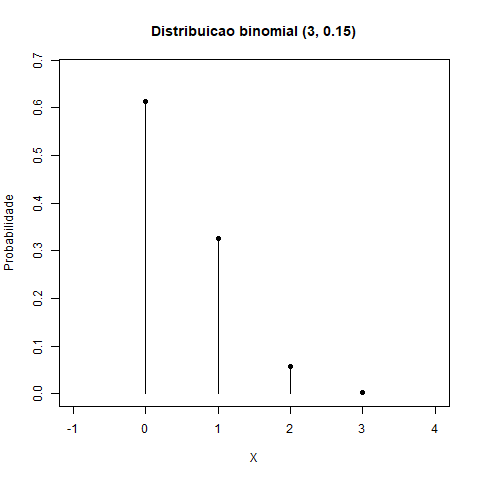

Generate this figure with R:
sink("exemplo01_binomial.txt") 
n <- 3
p <- 0.15
cat("X ~ binomial (",n,", ",p,")\n",sep="")
m <- n*p
dp <- sqrt(n*p*(1-p))
cat("Media de X =",m,"\n")
cat("Desvio-padrao de X =",dp,"\n\n")
px0 <- dbinom(x=0,size=n,prob=p)
px1 <- dbinom(x=1,size=n,prob=p)
px2 <- dbinom(x=2,size=n,prob=p)
px3 <- dbinom(x=3,size=n,prob=p)
cat("P(X = 0) =",px0,"\n")
cat("P(X = 1) =",px1,"\n")
cat("P(X = 2) =",px2,"\n")
cat("P(X = 3) =",px3,"\n")
cat("\nP(X = 0) + P(X = 1) + P(X = 2) + P(X = 3) =", 
    px0+px1+px2+px3, "\n")
# lower.tail: logical; if TRUE (default), probabilities are P[X <= x], 
#                      otherwise, P[X > x]
px01 <- pbinom(q=1,size=n,prob=p,lower.tail=TRUE)
cat("P(X = 0) + P(X = 1) =", px01, "\n")
px23 <- pbinom(q=1,size=n,prob=p,lower.tail=FALSE)
cat("P(X = 2) + P(X = 3) =", px23, "\n")
sink()
png("exemplo01_binomial.png")
X <- 0:n
probs <- dbinom(x=X,size=n,prob=p)
plot(X,
     probs,
     type="h",
     xlim=c(-1,n+1),
     ylim=c(0,1.1*max(probs)), 
     main=paste0("Distribuicao binomial (",n,", ",p,")"),
     lwd=1,
     col="black",
     ylab="Probabilidade")
points(X,probs,pch=16,cex=1,col="black")
dev.off()
